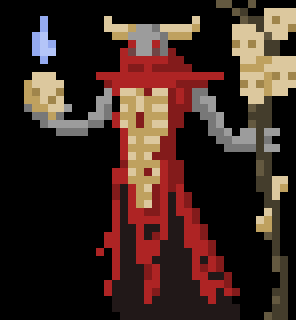

Below is a game level as drawn by its tile map, then a one-line description and the .tmx file that defines it, in full:
An orthogonal 37x40 tile map with 8x8 px tiles, 1 tile layer (Tile Layer 1).

<map version="1.4" tiledversion="1.4.3" orientation="orthogonal" renderorder="right-up" width="37" height="40" tilewidth="8" tileheight="8" infinite="0" nextlayerid="2" nextobjectid="1">
 <tileset firstgid="1" source="Litch Color Pallet.tsx" />
 <layer id="1" name="Tile Layer 1" width="37" height="40">
  <data encoding="csv">
0,0,0,0,0,0,0,0,0,0,0,0,0,0,0,0,0,0,0,0,0,0,0,0,0,0,0,12,12,0,0,12,0,0,0,0,0,
0,0,0,0,0,0,0,0,0,0,0,0,0,0,0,0,0,0,0,0,0,0,0,0,0,0,0,0,0,12,13,0,0,6,6,6,6,
0,0,0,0,0,5,0,0,0,0,0,0,0,6,0,0,0,0,0,0,0,0,0,0,6,0,0,0,0,0,12,13,13,6,8,6,6,
0,0,0,0,0,5,0,0,0,0,0,0,0,6,6,6,7,9,9,10,6,6,6,6,7,0,0,0,0,6,6,6,13,6,6,6,8,
0,0,0,0,5,4,0,0,0,0,0,0,0,14,7,7,9,9,9,9,10,7,7,7,0,0,0,0,14,6,6,6,6,12,6,6,0,
0,0,0,0,5,4,5,0,0,0,0,0,0,0,0,0,1,9,9,1,10,0,0,0,0,0,0,0,0,8,6,8,6,13,13,0,0,
0,0,0,0,5,4,4,0,0,0,0,0,0,0,0,1,11,9,9,11,10,2,0,0,0,0,0,0,0,6,6,6,6,13,13,0,0,
0,0,0,0,0,5,0,0,0,0,0,0,0,0,0,1,1,1,1,1,1,2,2,0,0,0,0,0,0,0,6,6,7,7,6,6,6,
0,0,14,14,14,14,14,14,14,0,0,0,0,0,0,1,2,2,1,2,2,2,2,2,0,0,0,0,0,0,7,7,7,6,6,6,6,
0,0,14,14,6,6,6,14,0,0,0,0,1,1,1,1,1,1,1,1,1,1,1,1,1,1,1,1,0,0,6,6,6,7,8,6,8,
0,0,14,7,6,6,6,6,0,0,0,0,0,2,1,1,1,1,1,1,1,1,2,2,2,2,0,0,0,0,8,6,8,7,6,6,6,
0,0,14,7,8,6,6,8,0,0,0,0,0,9,1,6,6,7,2,6,6,2,1,2,10,10,0,0,0,0,6,6,6,7,6,6,0,
0,0,14,7,7,6,8,6,0,0,0,0,9,9,0,7,7,6,7,7,7,2,1,2,10,9,9,0,0,0,0,6,6,13,14,0,0,
0,0,14,10,7,7,6,6,9,0,0,0,9,10,0,6,7,6,7,6,6,2,2,2,10,10,9,0,0,0,0,12,13,13,14,0,0,
0,0,14,0,10,10,7,10,0,0,0,9,9,10,1,7,7,2,7,7,7,2,2,0,0,10,10,9,0,0,0,13,13,13,14,0,0,
0,0,0,0,0,10,9,9,9,9,9,10,10,0,1,6,7,2,7,6,6,2,2,0,0,0,10,9,0,0,0,12,13,13,14,0,0,
0,0,0,0,0,0,0,10,10,10,10,0,0,0,0,1,7,7,7,7,7,2,0,0,0,0,10,10,9,14,9,9,13,9,9,0,0,
0,0,0,0,0,0,0,0,0,0,0,0,0,0,0,1,6,7,6,6,2,2,0,0,0,0,0,10,10,9,9,9,13,10,14,0,0,
0,0,0,0,0,0,0,0,0,0,0,0,0,0,0,1,7,7,7,7,2,2,0,0,0,0,0,0,10,10,10,10,13,9,9,0,0,
0,0,0,0,0,0,0,0,0,0,0,0,0,0,0,1,6,7,6,2,2,2,0,0,0,0,0,0,0,0,0,0,13,13,14,0,0,
0,0,0,0,0,0,0,0,0,0,0,0,0,0,0,2,7,7,7,7,1,2,2,0,0,0,0,0,0,0,0,0,12,13,14,0,14,
0,0,0,0,0,0,0,0,0,0,0,0,0,0,1,1,6,7,2,6,1,2,2,0,0,0,0,0,0,0,0,0,12,13,14,14,14,
0,0,0,0,0,0,0,0,0,0,0,0,0,0,1,1,7,7,7,7,1,2,2,0,0,0,0,0,0,0,0,14,13,13,6,6,14,
0,0,0,0,0,0,0,0,0,0,0,0,0,0,2,3,1,7,6,2,1,2,1,0,0,0,0,0,0,0,0,0,13,13,6,7,0,
0,0,0,0,0,0,0,0,0,0,0,0,0,0,2,3,1,7,7,2,1,3,1,2,0,0,0,0,0,0,0,0,0,13,6,14,0,
0,0,0,0,0,0,0,0,0,0,0,0,0,0,1,3,1,7,6,2,1,3,1,2,0,0,0,0,0,0,0,0,0,13,13,14,0,
0,0,0,0,0,0,0,0,0,0,0,0,0,0,1,3,1,1,2,2,1,3,1,1,2,0,0,0,0,0,0,0,0,6,13,14,0,
0,0,0,0,0,0,0,0,0,0,0,0,0,0,1,3,1,1,1,1,1,3,3,1,2,0,0,0,0,0,0,0,6,7,13,14,0,
0,0,0,0,0,0,0,0,0,0,0,0,0,0,1,3,3,1,3,3,1,3,3,1,1,2,0,0,0,0,0,0,7,7,13,14,0,
0,0,0,0,0,0,0,0,0,0,0,0,14,1,1,3,3,1,3,2,1,3,3,1,1,2,0,0,0,0,0,0,0,12,13,14,14,
0,0,0,0,0,0,0,0,0,0,0,0,0,1,1,3,3,1,1,1,3,3,3,1,1,1,2,0,0,0,0,0,0,14,13,14,14,
0,0,0,0,0,0,0,0,0,0,0,0,1,0,1,3,3,1,1,1,3,3,3,3,1,1,2,0,0,0,0,0,0,14,13,14,14,
0,0,0,0,0,0,0,0,0,0,0,0,0,0,1,3,3,1,1,3,3,3,3,3,1,3,1,2,0,0,0,0,0,14,12,13,14,
0,0,0,0,0,0,0,0,0,0,0,0,0,0,1,3,3,3,2,1,3,3,3,3,1,2,1,2,0,0,0,0,0,14,12,13,14,
0,0,0,0,0,0,0,0,0,0,0,0,0,0,1,3,3,3,2,1,3,3,3,3,1,1,3,3,2,0,0,0,0,14,0,13,14,
0,0,0,0,0,0,0,0,0,0,0,0,0,1,3,3,3,3,1,1,3,3,3,3,3,1,1,1,2,0,0,0,0,14,14,13,14,
0,0,0,0,0,0,0,0,0,0,0,0,0,1,3,3,3,3,1,2,3,3,3,3,3,1,1,3,1,2,0,0,0,14,13,13,14,
0,0,0,0,0,0,0,0,0,0,0,0,0,0,3,3,3,3,1,3,3,3,3,3,3,3,1,3,3,0,0,0,14,14,12,13,14,
0,0,0,0,0,0,0,0,0,0,0,0,0,0,3,3,3,3,3,3,3,3,3,3,3,3,3,3,3,3,0,0,0,0,13,13,14,
0,0,0,0,0,0,0,0,0,0,0,0,0,0,0,3,3,3,3,3,3,3,3,3,3,3,3,3,3,3,0,0,0,12,13,13,14
</data>
 </layer>
</map>